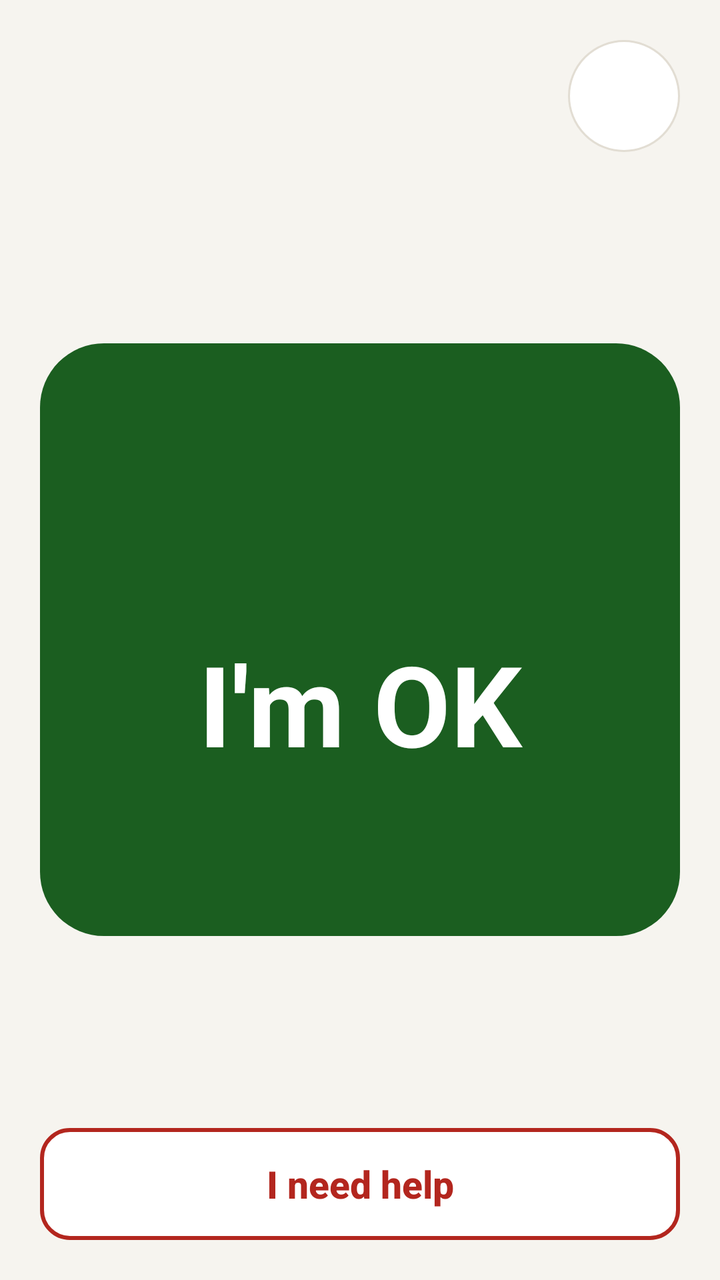
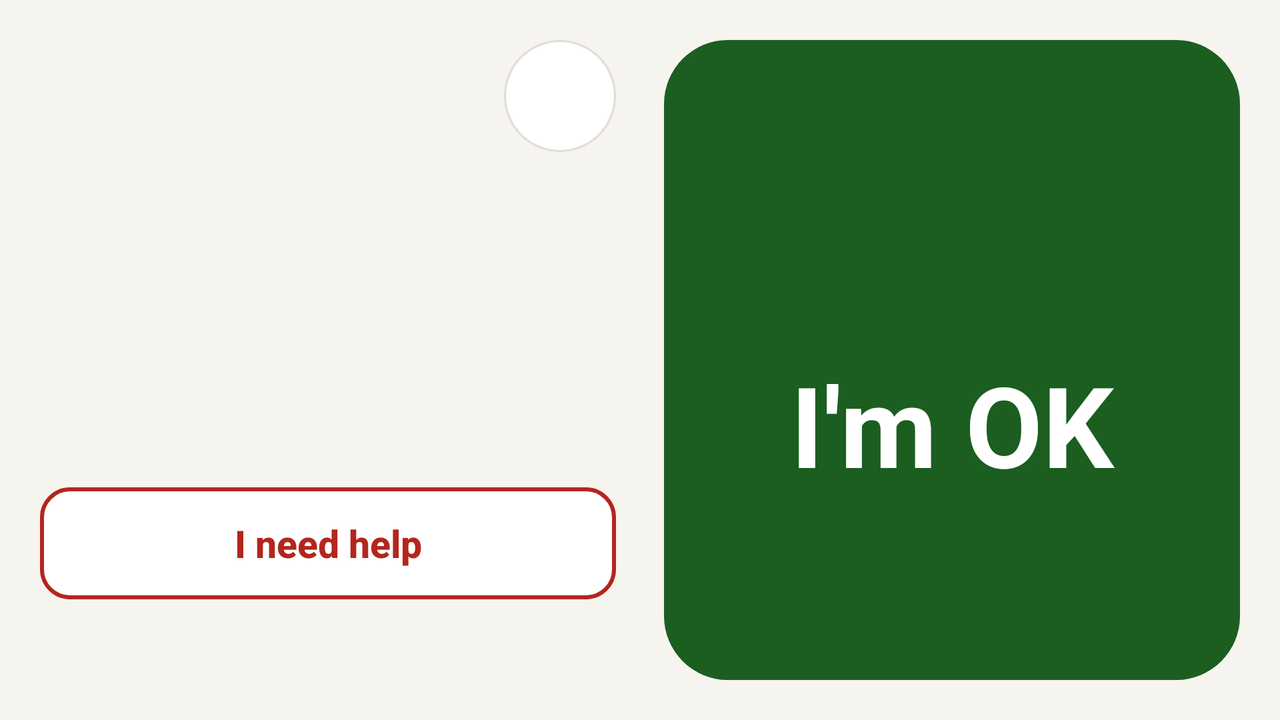

First picture: res/layout/ on a phone held upright. Second picture: the repository's own variant of that layout, on a device whose configuration matches the variant's folder. Source for both follows.
<!-- AndroidManifest.xml: application theme Theme.AreYouOkay -->
<!-- res/layout/activity_main.xml -->
<?xml version="1.0" encoding="utf-8"?>
<FrameLayout xmlns:android="http://schemas.android.com/apk/res/android"
    android:layout_width="match_parent"
    android:layout_height="match_parent"
    android:fitsSystemWindows="true">

    <LinearLayout
        android:layout_width="match_parent"
        android:layout_height="match_parent"
        android:orientation="vertical"
        android:padding="@dimen/screen_padding">

        <LinearLayout
            android:layout_width="match_parent"
            android:layout_height="wrap_content"
            android:gravity="center_vertical"
            android:orientation="horizontal">

            <TextView
                android:id="@+id/date"
                style="@style/Text.Overline"
                android:layout_width="0dp"
                android:layout_height="wrap_content"
                android:layout_weight="1" />

            <ImageButton
                android:id="@+id/settings_button"
                android:layout_width="56dp"
                android:layout_height="56dp"
                android:background="@drawable/button_icon"
                android:contentDescription="@string/settings"
                android:src="@drawable/ic_settings"
                android:tint="@color/text_secondary" />
        </LinearLayout>

        <TextView
            android:id="@+id/greeting"
            style="@style/Text.Display"
            android:layout_width="match_parent"
            android:layout_height="wrap_content"
            android:layout_marginTop="4dp"
            android:accessibilityHeading="true" />

        <TextView
            android:id="@+id/prompt"
            style="@style/Text.Secondary"
            android:layout_width="match_parent"
            android:layout_height="wrap_content"
            android:layout_marginTop="6dp" />

        <LinearLayout
            android:id="@+id/ok_button"
            android:layout_width="match_parent"
            android:layout_height="0dp"
            android:layout_marginVertical="20dp"
            android:layout_weight="1"
            android:background="@drawable/ok_button"
            android:stateListAnimator="@animator/press_scale"
            android:clickable="true"
            android:focusable="true"
            android:gravity="center"
            android:minHeight="180dp"
            android:orientation="vertical"
            android:padding="16dp">

            <ImageView
                android:id="@+id/ok_icon"
                android:layout_width="64dp"
                android:layout_height="64dp"
                android:importantForAccessibility="no"
                android:src="@drawable/ic_heart"
                android:tint="@color/on_ok_green" />

            
            <TextView
                android:id="@+id/ok_label"
                android:layout_width="match_parent"
                android:layout_height="80dp"
                android:autoSizeMaxTextSize="56sp"
                android:autoSizeMinTextSize="24sp"
                android:autoSizeTextType="uniform"
                android:maxLines="1"
                android:gravity="center"
                android:importantForAccessibility="no"
                android:text="@string/im_ok"
                android:textColor="@color/on_ok_green"
                android:textStyle="bold" />

            <TextView
                android:id="@+id/ok_sub"
                android:layout_width="wrap_content"
                android:layout_height="wrap_content"
                android:layout_marginTop="4dp"
                android:gravity="center"
                android:importantForAccessibility="no"
                android:textColor="@color/on_done_container"
                android:textSize="20sp"
                android:visibility="gone" />
        </LinearLayout>

        <LinearLayout
            android:id="@+id/status_card"
            android:layout_width="match_parent"
            android:layout_height="wrap_content"
            android:gravity="center_vertical"
            android:minHeight="64dp"
            android:orientation="horizontal"
            android:paddingHorizontal="16dp"
            android:paddingVertical="14dp">

            <ImageView
                android:id="@+id/status_icon"
                android:layout_width="28dp"
                android:layout_height="28dp"
                android:importantForAccessibility="no" />

            <TextView
                android:id="@+id/status_text"
                style="@style/Text.Body"
                android:layout_width="0dp"
                android:layout_height="wrap_content"
                android:layout_marginStart="14dp"
                android:layout_weight="1"
                android:accessibilityLiveRegion="polite" />
        </LinearLayout>

        <Button
            android:id="@+id/help_button"
            style="@style/SecondaryButton"
            android:layout_marginTop="12dp"
            android:background="@drawable/button_danger"
            android:text="@string/need_help"
            android:textColor="@color/danger" />
    </LinearLayout>
</FrameLayout>
<!-- resources referenced by this layout -->
<resources>
  <color name="danger">#B3261E</color>
  <color name="on_done_container">#14451A</color>
  <color name="on_ok_green">#FFFFFF</color>
  <color name="text_secondary">#55524C</color>
  <dimen name="screen_padding">20dp</dimen>
  <!-- drawable button_danger (drawable) -->
  <?xml version="1.0" encoding="utf-8"?>
  <ripple xmlns:android="http://schemas.android.com/apk/res/android" android:color="@color/ripple">
      <item><shape><corners android:radius="@dimen/radius_small" /><solid android:color="@color/surface" /><stroke android:width="2dp" android:color="@color/danger" /></shape></item>
  </ripple>
  <!-- drawable button_icon (drawable) -->
  <?xml version="1.0" encoding="utf-8"?>
  <ripple xmlns:android="http://schemas.android.com/apk/res/android" android:color="@color/ripple">
      <item><shape><corners android:radius="28dp" /><solid android:color="@color/surface" /><stroke android:width="1dp" android:color="@color/outline" /></shape></item>
  </ripple>
  <string name="im_ok">I\'m OK</string>
  <string name="need_help">I need help</string>
  <string name="settings">Settings</string>
  <style name="SecondaryButton" parent="PrimaryButton">
          <item name="android:background">@drawable/button_secondary</item>
          <item name="android:textColor">@color/ok_green_text</item>
      </style>
  <style name="Text.Body">
          <item name="android:textSize">19sp</item>
          <item name="android:textColor">@color/text</item>
          <item name="android:lineSpacingMultiplier">1.15</item>
      </style>
  <style name="Text.Display">
          <item name="android:textSize">32sp</item>
          <item name="android:textStyle">bold</item>
          <item name="android:textColor">@color/text</item>
          <item name="android:lineSpacingMultiplier">1.1</item>
      </style>
  <style name="Text.Overline">
          <item name="android:textSize">15sp</item>
          <item name="android:textStyle">bold</item>
          <item name="android:letterSpacing">0.08</item>
          <item name="android:textAllCaps">true</item>
          <item name="android:textColor">@color/text_secondary</item>
      </style>
  <style name="Text.Secondary">
          <item name="android:textSize">17sp</item>
          <item name="android:textColor">@color/text_secondary</item>
          <item name="android:lineSpacingMultiplier">1.15</item>
      </style>
  <!-- from res/values-v27/ -->
  <style name="Theme.AreYouOkay" parent="Theme.AreYouOkay.Base">
          <item name="android:windowLightNavigationBar">@bool/light_bars</item>
      </style>
  <color name="ripple">#33000000</color>
  <dimen name="radius_small">14dp</dimen>
  <color name="surface">#FFFFFF</color>
  <color name="outline">#E2DDD3</color>
  <dimen name="radius_large">32dp</dimen>
  <color name="ok_green_pressed">#103A14</color>
  <color name="ok_green">#1B5E20</color>
  <!-- drawable button_secondary (drawable) -->
  <?xml version="1.0" encoding="utf-8"?>
  <ripple xmlns:android="http://schemas.android.com/apk/res/android" android:color="@color/ripple">
      <item><shape><corners android:radius="@dimen/radius_small" /><solid android:color="@color/surface" /><stroke android:width="2dp" android:color="@color/ok_green_text" /></shape></item>
  </ripple>
  <color name="ok_green_text">#1B5E20</color>
  <color name="text">#1C1B19</color>
  <!-- drawable button_primary (drawable) -->
  <?xml version="1.0" encoding="utf-8"?>
  <ripple xmlns:android="http://schemas.android.com/apk/res/android" android:color="@color/ripple">
      <item><shape><corners android:radius="@dimen/radius_small" /><solid android:color="@color/ok_green" /></shape></item>
  </ripple>
  <color name="background">#F6F4EF</color>
  <!-- some entries are left out for length -->
</resources>
<!-- res/layout-land/activity_main.xml (the repository's variant of the layout above) -->
<!-- drawn on the phone turned sideways -->
<?xml version="1.0" encoding="utf-8"?>
<FrameLayout xmlns:android="http://schemas.android.com/apk/res/android"
    android:layout_width="match_parent"
    android:layout_height="match_parent"
    android:fitsSystemWindows="true">

    <LinearLayout
        android:layout_width="match_parent"
        android:layout_height="match_parent"
        android:baselineAligned="false"
        android:orientation="horizontal"
        android:padding="@dimen/screen_padding">

        <ScrollView
            android:layout_width="0dp"
            android:layout_height="match_parent"
            android:layout_weight="1">

            <LinearLayout
                android:layout_width="match_parent"
                android:layout_height="wrap_content"
                android:orientation="vertical">

                <LinearLayout
                    android:layout_width="match_parent"
                    android:layout_height="wrap_content"
                    android:gravity="center_vertical"
                    android:orientation="horizontal">

                    <TextView
                        android:id="@+id/date"
                        style="@style/Text.Overline"
                        android:layout_width="0dp"
                        android:layout_height="wrap_content"
                        android:layout_weight="1" />

                    <ImageButton
                        android:id="@+id/settings_button"
                        android:layout_width="56dp"
                        android:layout_height="56dp"
                        android:background="@drawable/button_icon"
                        android:contentDescription="@string/settings"
                        android:src="@drawable/ic_settings"
                        android:tint="@color/text_secondary" />
                </LinearLayout>

                <TextView
                    android:id="@+id/greeting"
                    style="@style/Text.Display"
                    android:layout_width="match_parent"
                    android:layout_height="wrap_content"
                    android:layout_marginTop="4dp"
                    android:accessibilityHeading="true" />

                <TextView
                    android:id="@+id/prompt"
                    style="@style/Text.Secondary"
                    android:layout_width="match_parent"
                    android:layout_height="wrap_content"
                    android:layout_marginTop="6dp" />

                <LinearLayout
                    android:id="@+id/status_card"
                    android:layout_width="match_parent"
                    android:layout_marginTop="16dp"
                    android:layout_height="wrap_content"
                    android:gravity="center_vertical"
                    android:minHeight="64dp"
                    android:orientation="horizontal"
                    android:paddingHorizontal="16dp"
                    android:paddingVertical="14dp">

                    <ImageView
                        android:id="@+id/status_icon"
                        android:layout_width="28dp"
                        android:layout_height="28dp"
                        android:importantForAccessibility="no" />

                    <TextView
                        android:id="@+id/status_text"
                        style="@style/Text.Body"
                        android:layout_width="0dp"
                        android:layout_height="wrap_content"
                        android:layout_marginStart="14dp"
                        android:layout_weight="1"
                        android:accessibilityLiveRegion="polite" />
                </LinearLayout>

                <Button
                    android:id="@+id/help_button"
                    style="@style/SecondaryButton"
                    android:layout_marginTop="12dp"
                    android:background="@drawable/button_danger"
                    android:text="@string/need_help"
                    android:textColor="@color/danger" />
            </LinearLayout>
        </ScrollView>

        <LinearLayout
            android:id="@+id/ok_button"
            android:layout_width="0dp"
            android:layout_height="match_parent"
            android:layout_marginStart="24dp"
            android:layout_weight="1"
            android:background="@drawable/ok_button"
            android:stateListAnimator="@animator/press_scale"
            android:clickable="true"
            android:focusable="true"
            android:gravity="center"
            android:minHeight="180dp"
            android:orientation="vertical"
            android:padding="16dp">

            <ImageView
                android:id="@+id/ok_icon"
                android:layout_width="64dp"
                android:layout_height="64dp"
                android:importantForAccessibility="no"
                android:src="@drawable/ic_heart"
                android:tint="@color/on_ok_green" />

            
            <TextView
                android:id="@+id/ok_label"
                android:layout_width="match_parent"
                android:layout_height="80dp"
                android:autoSizeMaxTextSize="56sp"
                android:autoSizeMinTextSize="24sp"
                android:autoSizeTextType="uniform"
                android:maxLines="1"
                android:gravity="center"
                android:importantForAccessibility="no"
                android:text="@string/im_ok"
                android:textColor="@color/on_ok_green"
                android:textStyle="bold" />

            <TextView
                android:id="@+id/ok_sub"
                android:layout_width="wrap_content"
                android:layout_height="wrap_content"
                android:layout_marginTop="4dp"
                android:gravity="center"
                android:importantForAccessibility="no"
                android:textColor="@color/on_done_container"
                android:textSize="20sp"
                android:visibility="gone" />
        </LinearLayout>

    </LinearLayout>
</FrameLayout>
